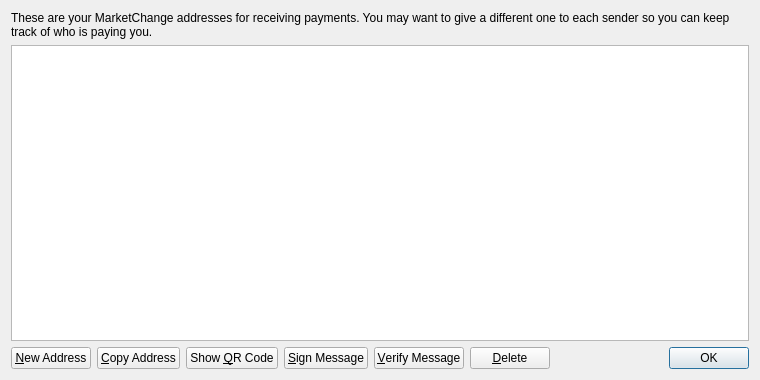
<?xml version="1.0" encoding="UTF-8"?>
<ui version="4.0">
 <class>AddressBookPage</class>
 <widget class="QWidget" name="AddressBookPage">
  <property name="geometry">
   <rect>
    <x>0</x>
    <y>0</y>
    <width>760</width>
    <height>380</height>
   </rect>
  </property>
  <property name="windowTitle">
   <string>Address Book</string>
  </property>
  <layout class="QVBoxLayout" name="verticalLayout">
   <item>
    <widget class="QLabel" name="labelExplanation">
     <property name="text">
      <string>These are your MarketChange addresses for receiving payments. You may want to give a different one to each sender so you can keep track of who is paying you.</string>
     </property>
     <property name="textFormat">
      <enum>Qt::PlainText</enum>
     </property>
     <property name="wordWrap">
      <bool>true</bool>
     </property>
    </widget>
   </item>
   <item>
    <widget class="QTableView" name="tableView">
     <property name="contextMenuPolicy">
      <enum>Qt::CustomContextMenu</enum>
     </property>
     <property name="toolTip">
      <string>Double-click to edit address or label</string>
     </property>
     <property name="tabKeyNavigation">
      <bool>false</bool>
     </property>
     <property name="alternatingRowColors">
      <bool>true</bool>
     </property>
     <property name="selectionMode">
      <enum>QAbstractItemView::SingleSelection</enum>
     </property>
     <property name="selectionBehavior">
      <enum>QAbstractItemView::SelectRows</enum>
     </property>
     <property name="sortingEnabled">
      <bool>true</bool>
     </property>
     <attribute name="verticalHeaderVisible">
      <bool>false</bool>
     </attribute>
    </widget>
   </item>
   <item>
    <layout class="QHBoxLayout" name="horizontalLayout">
     <item>
      <widget class="QPushButton" name="newAddressButton">
       <property name="toolTip">
        <string>Create a new address</string>
       </property>
       <property name="text">
        <string>&amp;New Address</string>
       </property>
       <property name="icon">
        <iconset resource="../bitcoin.qrc">
         <normaloff>:/icons/add</normaloff>:/icons/add</iconset>
       </property>
      </widget>
     </item>
     <item>
      <widget class="QPushButton" name="copyToClipboard">
       <property name="toolTip">
        <string>Copy the currently selected address to the system clipboard</string>
       </property>
       <property name="text">
        <string>&amp;Copy Address</string>
       </property>
       <property name="icon">
        <iconset resource="../bitcoin.qrc">
         <normaloff>:/icons/editcopy</normaloff>:/icons/editcopy</iconset>
       </property>
      </widget>
     </item>
     <item>
      <widget class="QPushButton" name="showQRCode">
       <property name="text">
        <string>Show &amp;QR Code</string>
       </property>
       <property name="icon">
        <iconset resource="../bitcoin.qrc">
         <normaloff>:/icons/qrcode</normaloff>:/icons/qrcode</iconset>
       </property>
      </widget>
     </item>
     <item>
      <widget class="QPushButton" name="signMessage">
       <property name="toolTip">
        <string>Sign a message to prove you own a Bitcoin address</string>
       </property>
       <property name="text">
        <string>&amp;Sign Message</string>
       </property>
       <property name="icon">
        <iconset resource="../bitcoin.qrc">
         <normaloff>:/icons/edit</normaloff>:/icons/edit</iconset>
       </property>
      </widget>
     </item>
     <item>
      <widget class="QPushButton" name="verifyMessage">
       <property name="toolTip">
        <string>Verify a message to ensure it was signed with a specified Bitcoin address</string>
       </property>
       <property name="text">
        <string>&amp;Verify Message</string>
       </property>
       <property name="icon">
        <iconset resource="../bitcoin.qrc">
         <normaloff>:/icons/transaction_0</normaloff>:/icons/transaction_0</iconset>
       </property>
      </widget>
     </item>
     <item>
      <widget class="QPushButton" name="deleteButton">
       <property name="toolTip">
        <string>Delete the currently selected address from the list. Only sending addresses can be deleted.</string>
       </property>
       <property name="text">
        <string>&amp;Delete</string>
       </property>
       <property name="icon">
        <iconset resource="../bitcoin.qrc">
         <normaloff>:/icons/remove</normaloff>:/icons/remove</iconset>
       </property>
      </widget>
     </item>
     <item>
      <spacer name="horizontalSpacer">
       <property name="orientation">
        <enum>Qt::Horizontal</enum>
       </property>
       <property name="sizeHint" stdset="0">
        <size>
         <width>40</width>
         <height>20</height>
        </size>
       </property>
      </spacer>
     </item>
     <item>
      <widget class="QDialogButtonBox" name="buttonBox">
       <property name="sizePolicy">
        <sizepolicy hsizetype="Maximum" vsizetype="Fixed">
         <horstretch>0</horstretch>
         <verstretch>0</verstretch>
        </sizepolicy>
       </property>
       <property name="standardButtons">
        <set>QDialogButtonBox::Ok</set>
       </property>
      </widget>
     </item>
    </layout>
   </item>
  </layout>
 </widget>
 <resources>
  <include location="../bitcoin.qrc"/>
 </resources>
 <connections/>
</ui>
